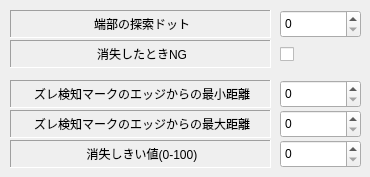
      <widget class="QWidget" name="tab_15">
       <attribute name="title">
        <string>左上</string>
       </attribute>
       <widget class="QSpinBox" name="EditSearchDotEdge2">
        <property name="geometry">
         <rect>
          <x>280</x>
          <y>10</y>
          <width>81</width>
          <height>28</height>
         </rect>
        </property>
        <property name="maximum">
         <number>1000</number>
        </property>
       </widget>
       <widget class="QSpinBox" name="EditThresholdLost2">
        <property name="geometry">
         <rect>
          <x>280</x>
          <y>140</y>
          <width>81</width>
          <height>28</height>
         </rect>
        </property>
        <property name="maximum">
         <number>100</number>
        </property>
       </widget>
       <widget class="QCheckBox" name="checkBoxNGByLosingMark2">
        <property name="geometry">
         <rect>
          <x>280</x>
          <y>40</y>
          <width>58</width>
          <height>28</height>
         </rect>
        </property>
        <property name="text">
         <string/>
        </property>
       </widget>
       <widget class="QLabel" name="label_46">
        <property name="geometry">
         <rect>
          <x>10</x>
          <y>10</y>
          <width>261</width>
          <height>28</height>
         </rect>
        </property>
        <property name="frameShape">
         <enum>QFrame::Panel</enum>
        </property>
        <property name="frameShadow">
         <enum>QFrame::Sunken</enum>
        </property>
        <property name="text">
         <string>端部の探索ドット</string>
        </property>
        <property name="alignment">
         <set>Qt::AlignCenter|Qt::AlignHCenter|Qt::AlignLeading|Qt::AlignLeft|Qt::AlignVCenter</set>
        </property>
       </widget>
       <widget class="QLabel" name="label_47">
        <property name="geometry">
         <rect>
          <x>10</x>
          <y>80</y>
          <width>261</width>
          <height>28</height>
         </rect>
        </property>
        <property name="frameShape">
         <enum>QFrame::Panel</enum>
        </property>
        <property name="frameShadow">
         <enum>QFrame::Sunken</enum>
        </property>
        <property name="text">
         <string>ズレ検知マークのエッジからの最小距離</string>
        </property>
        <property name="alignment">
         <set>Qt::AlignCenter|Qt::AlignHCenter|Qt::AlignLeading|Qt::AlignLeft|Qt::AlignVCenter</set>
        </property>
       </widget>
       <widget class="QSpinBox" name="EditSearchDotMarkMax2">
        <property name="geometry">
         <rect>
          <x>280</x>
          <y>110</y>
          <width>81</width>
          <height>28</height>
         </rect>
        </property>
        <property name="maximum">
         <number>10000</number>
        </property>
       </widget>
       <widget class="QLabel" name="label_48">
        <property name="geometry">
         <rect>
          <x>10</x>
          <y>140</y>
          <width>261</width>
          <height>28</height>
         </rect>
        </property>
        <property name="frameShape">
         <enum>QFrame::Panel</enum>
        </property>
        <property name="frameShadow">
         <enum>QFrame::Sunken</enum>
        </property>
        <property name="text">
         <string>消失しきい値(0-100)</string>
        </property>
        <property name="alignment">
         <set>Qt::AlignCenter|Qt::AlignHCenter|Qt::AlignLeading|Qt::AlignLeft|Qt::AlignVCenter</set>
        </property>
       </widget>
       <widget class="QLabel" name="label_49">
        <property name="geometry">
         <rect>
          <x>10</x>
          <y>110</y>
          <width>261</width>
          <height>28</height>
         </rect>
        </property>
        <property name="frameShape">
         <enum>QFrame::Panel</enum>
        </property>
        <property name="frameShadow">
         <enum>QFrame::Sunken</enum>
        </property>
        <property name="text">
         <string>ズレ検知マークのエッジからの最大距離</string>
        </property>
        <property name="alignment">
         <set>Qt::AlignCenter|Qt::AlignHCenter|Qt::AlignLeading|Qt::AlignLeft|Qt::AlignVCenter</set>
        </property>
       </widget>
       <widget class="QLabel" name="label_50">
        <property name="geometry">
         <rect>
          <x>10</x>
          <y>40</y>
          <width>261</width>
          <height>28</height>
         </rect>
        </property>
        <property name="frameShape">
         <enum>QFrame::Panel</enum>
        </property>
        <property name="frameShadow">
         <enum>QFrame::Sunken</enum>
        </property>
        <property name="text">
         <string>消失したときNG</string>
        </property>
        <property name="alignment">
         <set>Qt::AlignCenter|Qt::AlignHCenter|Qt::AlignLeading|Qt::AlignLeft|Qt::AlignVCenter</set>
        </property>
       </widget>
       <widget class="QSpinBox" name="EditSearchDotMarkMin2">
        <property name="geometry">
         <rect>
          <x>280</x>
          <y>80</y>
          <width>81</width>
          <height>28</height>
         </rect>
        </property>
        <property name="maximum">
         <number>10000</number>
        </property>
       </widget>
      </widget>
